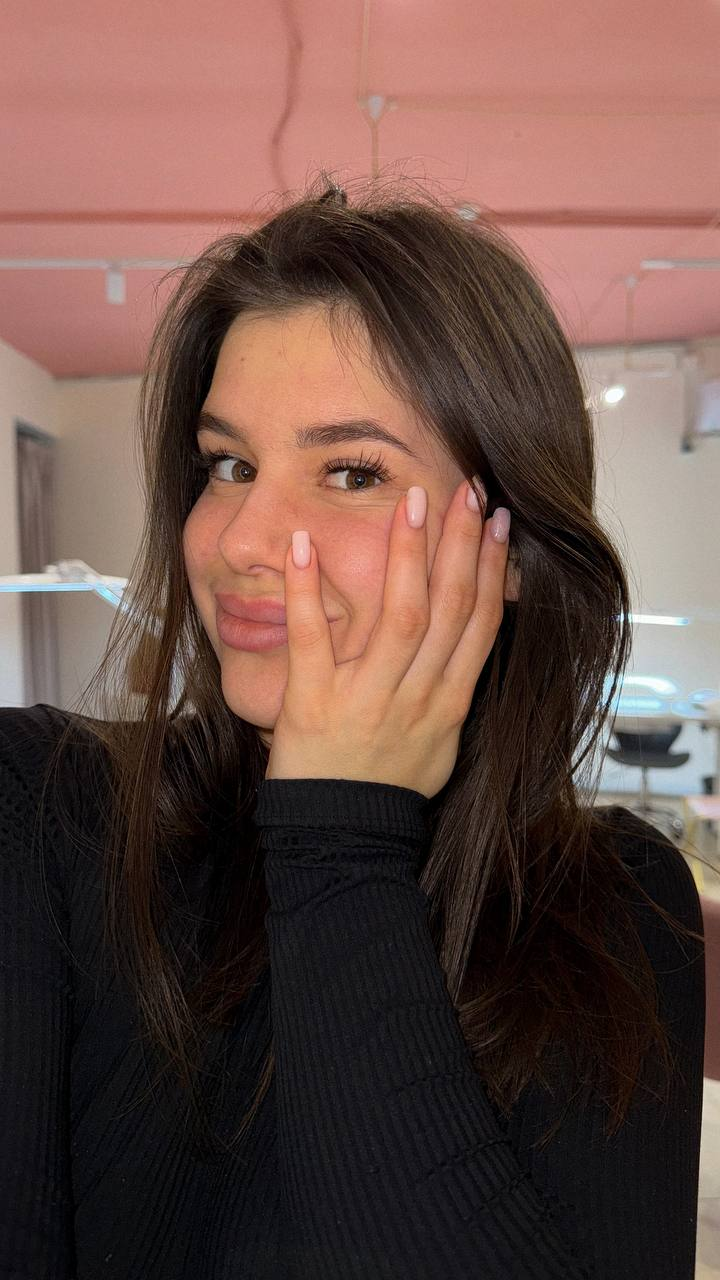
#> input picture dataset_out/overlay/2025-10-23 11.26.29_0_overlay.png, 720 x 1280 px; its folder holds only this picture in this run
$ python make_test_dataset.py -i dataset_out/overlay -o out
#> lines starting #> are read from the running program, lines starting #| are printed output that depends on the picture
#!/usr/bin/env python3
"""
make_test_dataset.py
Генерация тестовых изображений с парами:
- overlay (верхняя, оригинал)
- background (максимально испорченный, но валидный)
- modified (визуально похожий на overlay, но байтово сильно отличается)

Пример:
    python3 make_test_dataset.py --input ./input_images --output ./dataset_out --copies 3
"""

import os
import io
import csv
import argparse
import random
from pathlib import Path
from tqdm import tqdm

from PIL import Image, ImageEnhance, ImageFilter, ImageDraw
import numpy as np
import imagehash

random.seed(42)
np.random.seed(42)

# ---------------- helper funcs ----------------


def ensure_dir(p: Path):
    p.mkdir(parents=True, exist_ok=True)


def save_bytes_as_file(b: bytes, path: Path):
    path.parent.mkdir(parents=True, exist_ok=True)
    with open(path, "wb") as f:
        f.write(b)


def safe_recompress_jpeg_bytes(
    img: Image.Image, quality=85, subsampling=None, optimize=False
):
    buf = io.BytesIO()
    params = {"format": "JPEG", "quality": quality, "optimize": optimize}
    if subsampling is not None:
        params["subsampling"] = subsampling
    img.save(buf, **params)
    return buf.getvalue()


# ---------------- image effects ----------------


def overlay_texture_pil(img: Image.Image, alpha=0.04):
    w, h = img.size
    noise = np.random.normal(128, 26, (h, w)).astype(np.uint8)
    stripe = (np.linspace(-1, 1, w)[None, :] ** 2) * 18
    noise3 = np.clip(np.stack([noise] * 3, axis=2) + stripe[:, :, None], 0, 255).astype(
        np.uint8
    )
    tex = Image.fromarray(noise3, mode="RGB")
    return Image.blend(img.convert("RGB"), tex, alpha=alpha)


def mesh_warp_pil(img: Image.Image, strength=0.02):
    w, h = img.size
    grid_x, grid_y = 4, 4
    dx_max = int(w * strength)
    dy_max = int(h * strength)
    mesh = []
    xs = np.linspace(0, w, grid_x + 1, dtype=int)
    ys = np.linspace(0, h, grid_y + 1, dtype=int)
    for i in range(grid_x):
        for j in range(grid_y):
            x0, x1 = xs[i], xs[i + 1]
            y0, y1 = ys[j], ys[j + 1]
            src_box = (x0, y0, x1, y1)
            off = lambda m: random.randint(-m, m)
            dst_quad = (
                x0 + off(dx_max),
                y0 + off(dy_max),
                x1 + off(dx_max),
                y0 + off(dy_max),
                x1 + off(dx_max),
                y1 + off(dy_max),
                x0 + off(dx_max),
                y1 + off(dy_max),
            )
            mesh.append((src_box, dst_quad))
    return img.transform((w, h), Image.MESH, mesh, resample=Image.BICUBIC)


def local_light_pil(img: Image.Image, strength=0.18):
    w, h = img.size
    overlay = Image.new("RGB", (w, h), (0, 0, 0))
    draw = ImageDraw.Draw(overlay)
    for _ in range(random.randint(1, 3)):
        rx, ry = int(random.uniform(0.2, 0.6) * w), int(random.uniform(0.2, 0.6) * h)
        cx, cy = int(random.uniform(0.2, 0.8) * w), int(random.uniform(0.2, 0.8) * h)
        bbox = [cx - rx, cy - ry, cx + rx, cy + ry]
        shade = int(random.uniform(-80, 80))
        color = (128 + shade, 128 + shade, 128 + shade)
        draw.ellipse(bbox, fill=color)
    overlay = overlay.filter(
        ImageFilter.GaussianBlur(radius=max(1, int(min(w, h) * 0.06)))
    )
    alpha = random.uniform(0.02, strength)
    return Image.blend(img.convert("RGB"), overlay, alpha=alpha)


def small_crop_rotate(img: Image.Image, max_crop_frac=0.03, max_angle=3.0):
    w, h = img.size
    cx = int(w * random.uniform(0, max_crop_frac))
    cy = int(h * random.uniform(0, max_crop_frac))
    cropped = img.crop((cx, cy, w - cx, h - cy))
    angle = random.uniform(-max_angle, max_angle)
    return cropped.rotate(angle, resample=Image.BICUBIC, expand=True).resize((w, h))


# ---------------- aggressive background ----------------


def make_background_bytes_safe(img: Image.Image) -> bytes:
    """Максимально испорченный background, но валидный JPEG"""
    modified = img.convert("RGB")
    # Цвет, контраст, яркость, резкость
    modified = ImageEnhance.Color(modified).enhance(random.uniform(0.1, 2.5))
    modified = ImageEnhance.Contrast(modified).enhance(random.uniform(0.3, 3.0))
    modified = ImageEnhance.Brightness(modified).enhance(random.uniform(0.3, 2.0))
    modified = ImageEnhance.Sharpness(modified).enhance(random.uniform(0.2, 3.0))
    # Визуальные эффекты
    if random.random() < 0.9:
        modified = overlay_texture_pil(modified, alpha=random.uniform(0.05, 0.35))
    if random.random() < 0.9:
        modified = mesh_warp_pil(modified, strength=random.uniform(0.05, 0.2))
    if random.random() < 0.9:
        modified = local_light_pil(modified, strength=random.uniform(0.1, 0.5))
    if random.random() < 0.6:
        modified = small_crop_rotate(modified, max_crop_frac=0.1, max_angle=8.0)
    # Двойная компрессия
    q1 = random.randint(30, 85)
    q2 = random.randint(30, 85)
    buf1 = io.BytesIO()
    modified.save(buf1, format="JPEG", quality=q1, optimize=True)
    buf1.seek(0)
    tmp_img = Image.open(buf1).convert("RGB")
    buf2 = io.BytesIO()
    tmp_img.save(buf2, format="JPEG", quality=q2, optimize=True)
    return buf2.getvalue()


# ---------------- modified generator ----------------


def make_modified_from_overlay_bytes(
    overlay_img: Image.Image, background_bytes: bytes, feature_noise_strength=0.6
) -> bytes:
    """Создаёт modified визуально как overlay, но байтово сильно отличается"""
    base = overlay_img.convert("RGB")
    q = random.randint(75, 95)
    subs = random.choice([0, 1, 2])
    buf = io.BytesIO()
    base.save(buf, format="JPEG", quality=q, subsampling=subs, optimize=True)
    buf.seek(0)
    img2 = Image.open(buf).convert("RGB")
    # Добавляем микро-шум
    if feature_noise_strength > 0 and random.random() < 0.9:
        arr = np.array(img2).astype(np.int16)
        sigma = max(0.2, feature_noise_strength * 1.5)
        noise = np.random.normal(0, sigma, arr.shape)
        arr = np.clip(arr + noise, 0, 255).astype(np.uint8)
        img2 = Image.fromarray(arr)
    # Финальная рекомпрессия
    final_bytes = safe_recompress_jpeg_bytes(img2, quality=q, subsampling=subs)
    return final_bytes


# ---------------- pipeline ----------------


def process_image_pair(
    img_path: Path,
    overlays_dir: Path,
    backgrounds_dir: Path,
    modified_dir: Path,
    copies=2,
):
    img = Image.open(img_path)
    base_name = img_path.stem
    rows = []
    for i in range(copies):
        overlay_out = overlays_dir / f"{base_name}_{i}_overlay.png"
        background_out = backgrounds_dir / f"{base_name}_{i}_background.jpg"
        modified_out = modified_dir / f"{base_name}_{i}_modified.jpg"

        # 1) overlay
        img.convert("RGB").save(overlay_out, format="PNG")

        # 2) background
        bg_bytes = make_background_bytes_safe(img)
        save_bytes_as_file(bg_bytes, background_out)

        # 3) modified
        mod_bytes = make_modified_from_overlay_bytes(
            img, bg_bytes, feature_noise_strength=0.8
        )
        save_bytes_as_file(mod_bytes, modified_out)

        # 4) pHash и размеры
        try:
            ph_overlay = str(imagehash.phash(Image.open(overlay_out).convert("RGB")))
        except Exception:
            ph_overlay = ""
        try:
            ph_mod = str(imagehash.phash(Image.open(modified_out).convert("RGB")))
        except Exception:
            ph_mod = ""
        rows.append(
            {
                "overlay_file": str(overlay_out.relative_to(overlays_dir.parent)),
                "background_file": str(background_out.relative_to(overlays_dir.parent)),
                "modified_file": str(modified_out.relative_to(overlays_dir.parent)),
                "phash_overlay": ph_overlay,
                "phash_modified": ph_mod,
                "size_overlay": overlay_out.stat().st_size,
                "size_background": background_out.stat().st_size,
                "size_modified": modified_out.stat().st_size,
            }
        )
    return rows


def build_pairs_dataset(input_dir, output_dir, copies=2):
    input_dir = Path(input_dir)
    output_dir = Path(output_dir)
    overlays_dir = output_dir / "overlay"
    backgrounds_dir = output_dir / "background"
    modified_dir = output_dir / "modified"

    ensure_dir(overlays_dir)
    ensure_dir(backgrounds_dir)
    ensure_dir(modified_dir)

    files = [
        p
        for p in input_dir.iterdir()
        if p.suffix.lower() in (".jpg", ".jpeg", ".png", ".webp")
    ]
    csv_rows = []
    for p in tqdm(files, desc="Processing images"):
        rows = process_image_pair(
            p, overlays_dir, backgrounds_dir, modified_dir, copies=copies
        )
#> in process_image_pair, img is the input picture: PIL image 720x1280 RGB; mean R, G, B 103.8, 77.1, 69.6
#> in make_background_bytes_safe, `modified = ImageEnhance.Brightness(modified).enhance(random.uniform(0...`:
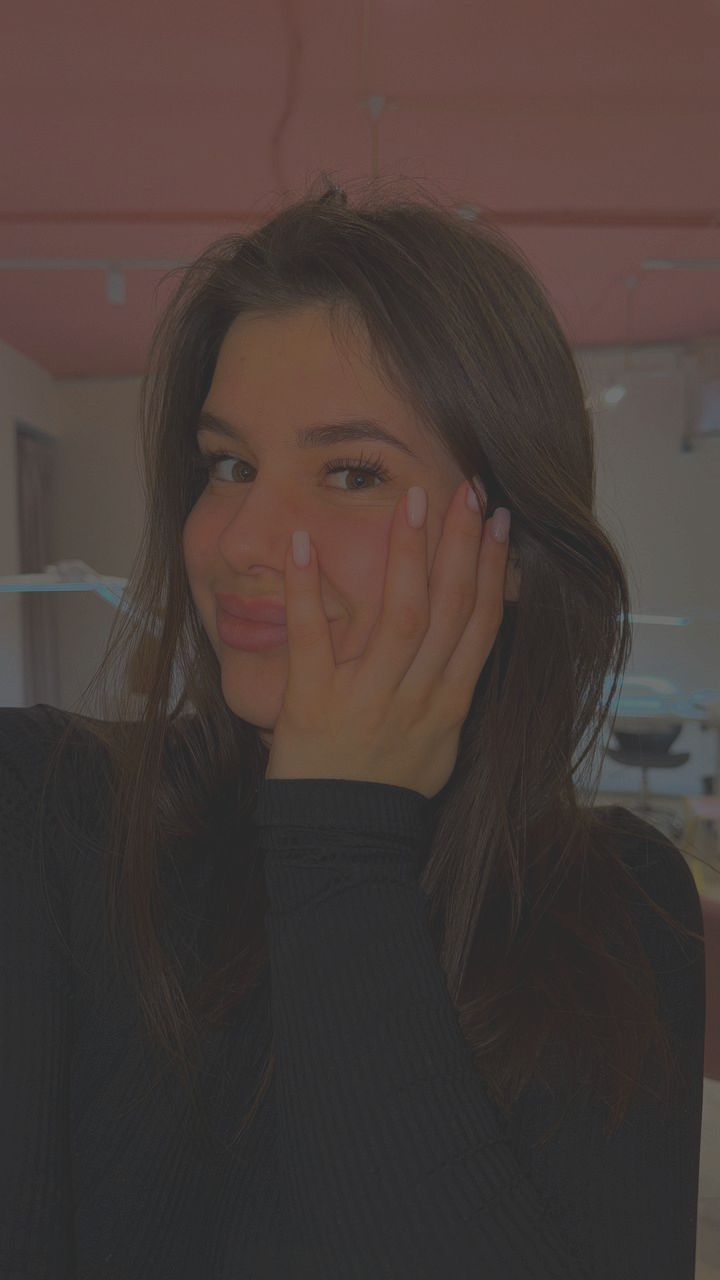
#> modified: PIL image 720x1280 RGB; mean R, G, B 72.5, 60.3, 56.9
#> in overlay_texture_pil, `tex = Image.fromarray(noise3, mode="RGB")`:
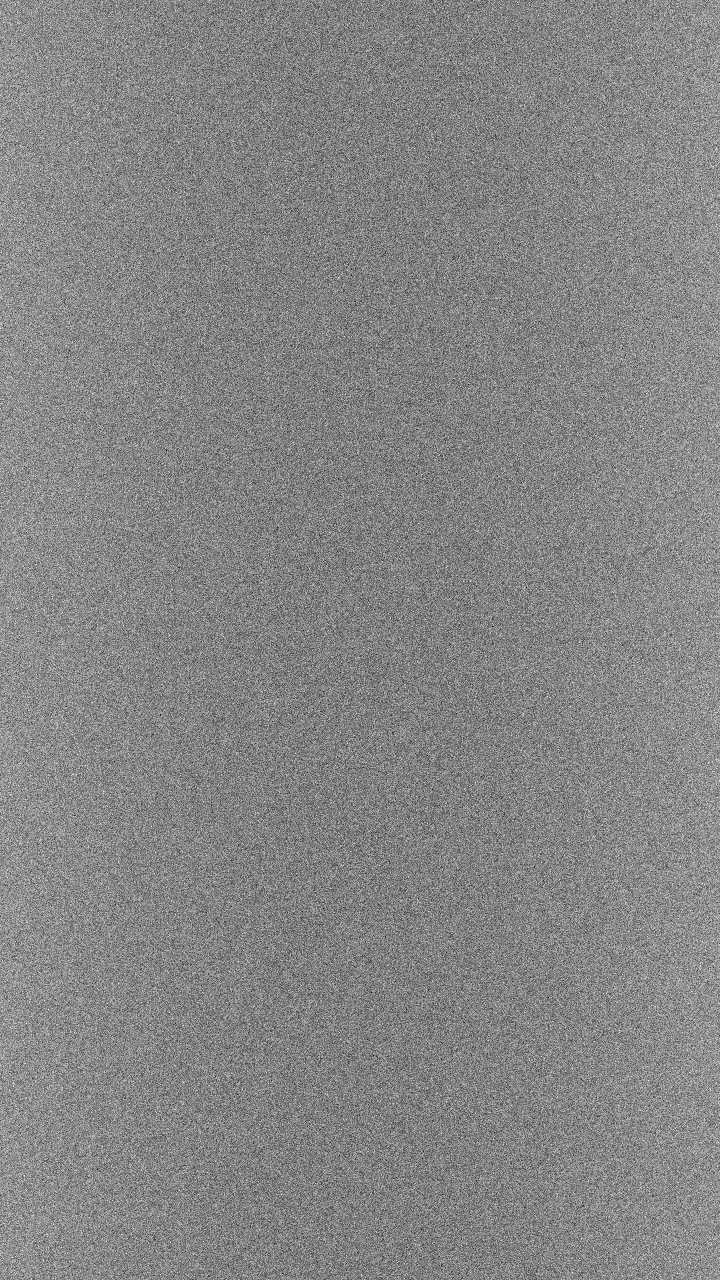
#> tex: PIL image 720x1280 RGB; min 4, max 255, mean 133
#> in mesh_warp_pil, `return img.transform((w, h), Image.MESH, mesh, resample=Image.BICUBIC)`:
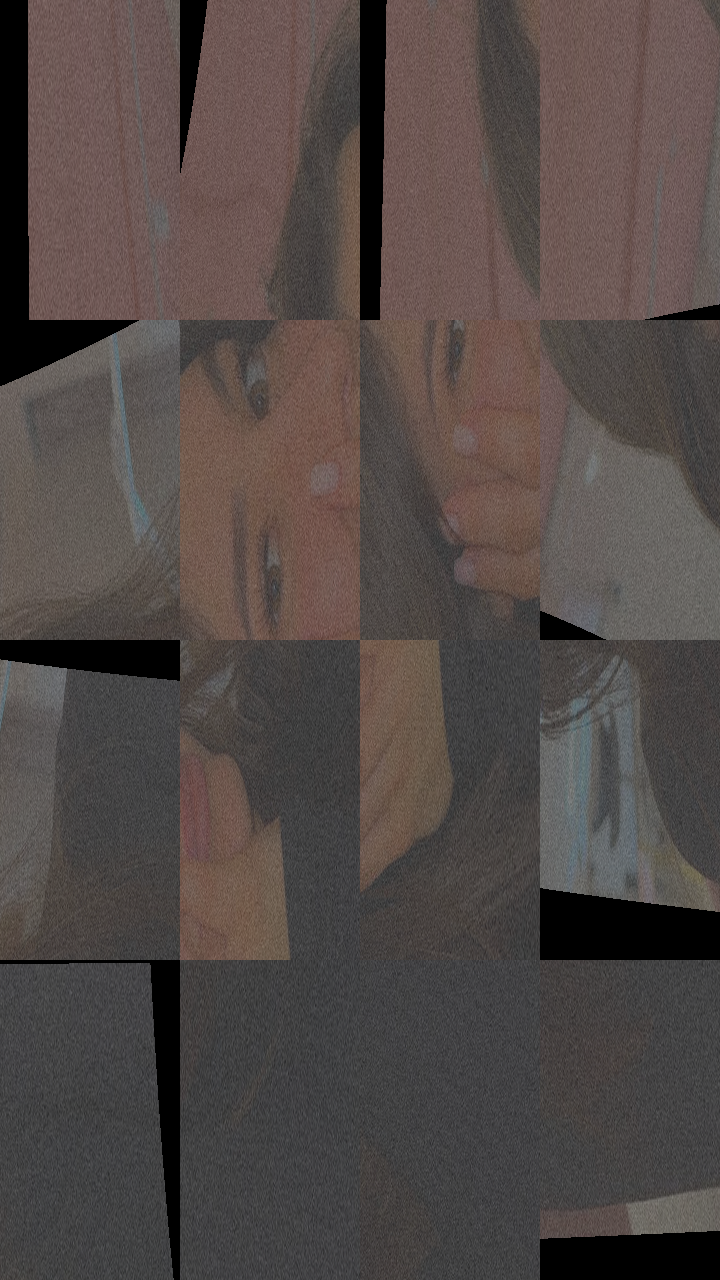
#> returned value: PIL image 720x1280 RGB; mean R, G, B 82, 73.3, 70.8
#> in local_light_pil, `overlay = Image.new("RGB", (w, h), (0, 0, 0))`: overlay: PIL image 720x1280 RGB; every value is 0
#> in local_light_pil, `overlay = overlay.filter( ImageFilter.GaussianBlur(radius=max(1, int(m..`:
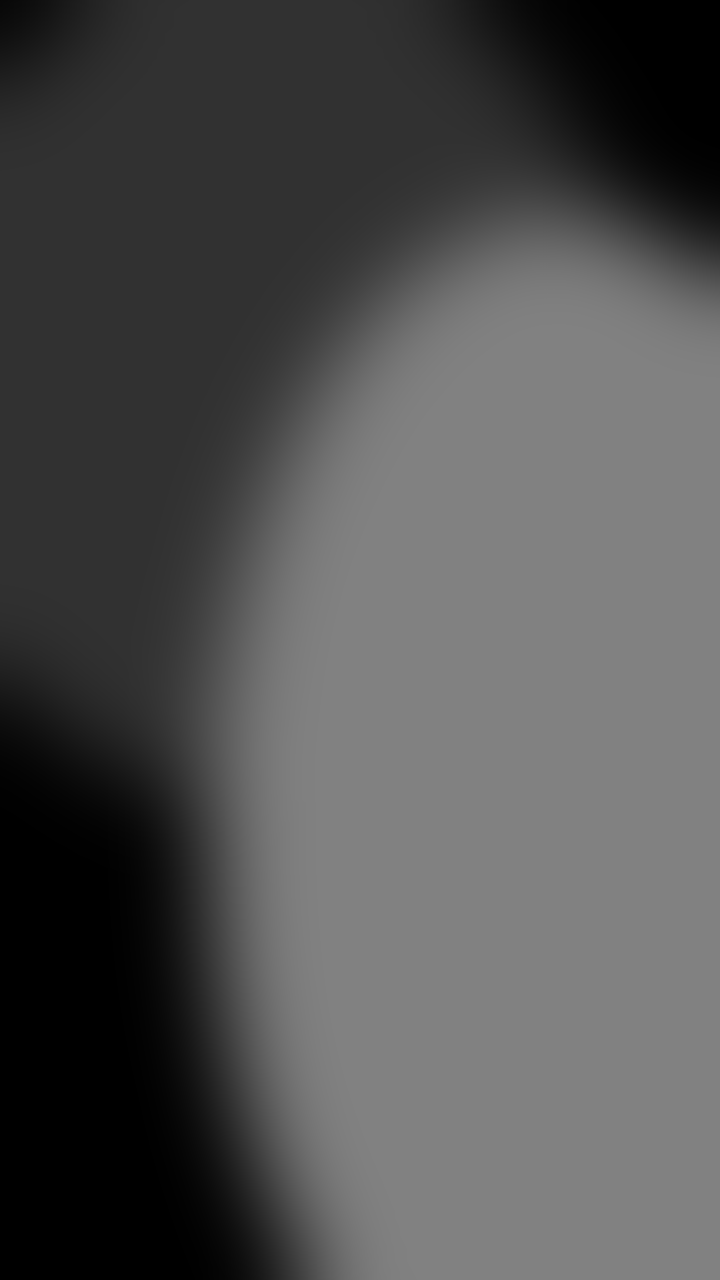
#> overlay: PIL image 720x1280 RGB; min 0, max 129, mean 81.1
        csv_rows.extend(rows)

    # Сохраняем CSV
    csv_path = output_dir / "pairs_labels.csv"
    with open(csv_path, "w", newline="", encoding="utf-8") as f:
        fieldnames = [
            "overlay_file",
            "background_file",
            "modified_file",
            "phash_overlay",
            "phash_modified",
            "size_overlay",
            "size_background",
            "size_modified",
        ]
        writer = csv.DictWriter(f, fieldnames=fieldnames)
        writer.writeheader()
        for r in csv_rows:
            writer.writerow(r)

    print(
        f"✅ Dataset generated:\nOverlay: {overlays_dir}\nBackground: {backgrounds_dir}\nModified: {modified_dir}\nLabels: {csv_path}"
    )


# ---------------- CLI ----------------

if __name__ == "__main__":
    parser = argparse.ArgumentParser()
    parser.add_argument("--input", "-i", required=True, help="Input folder with images")
    parser.add_argument("--output", "-o", required=True, help="Output dataset folder")
    parser.add_argument("--copies", type=int, default=2, help="Copies per image")
    args = parser.parse_args()

    build_pairs_dataset(args.input, args.output, copies=args.copies)
#> (the call stopped at in process_image_pair, `ph_overlay = str(imagehash.phash(Image.open(overlay_out).convert("RGB"..`: imagehash is not available in this run)
